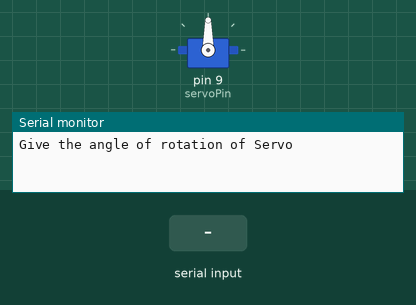
Simulated run of this sketch. Board: Arduino Uno, built with avr-gcc and run on an emulated ATmega328P. Shown: servo, the last lines printed to the serial monitor. The inputs (shaded band) are chosen by the test bench.

Above: at 1.2 s.
1.3 s: "90,45\n" received over Serial
At 1.7 s:
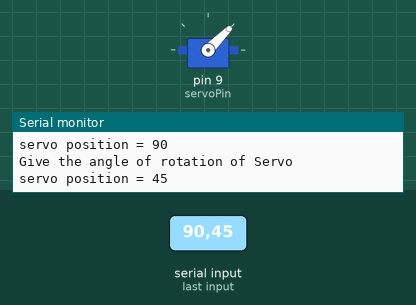
2.8 s: "30,150\n" received over Serial
At 4.0 s:
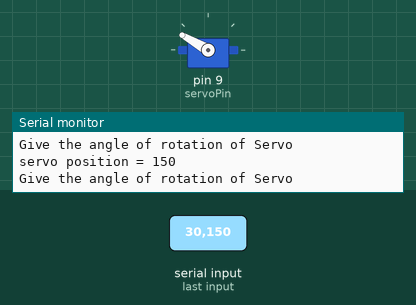
4.3 s: "200\n" received over Serial
At 4.6 s:
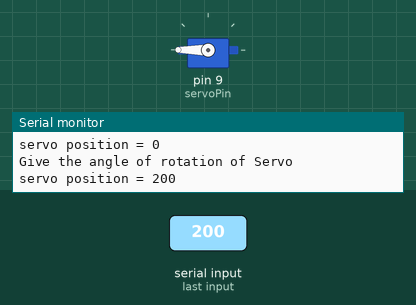
5.8 s: "0\n" received over Serial
At 6.8 s:
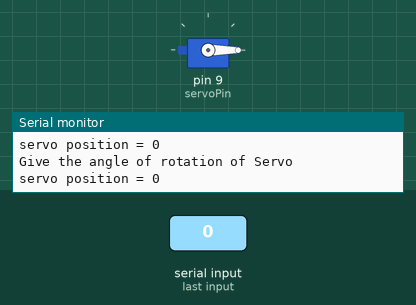
7.3 s: "90\n" received over Serial
At 8.0 s:
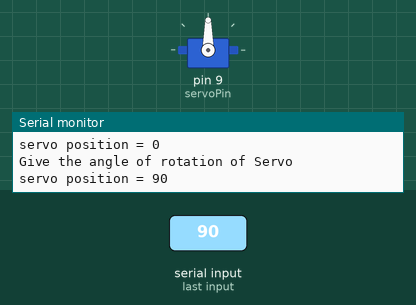
Timing chart, 0 to 9.8 s (numbered marks = the images above; inputs shaded):
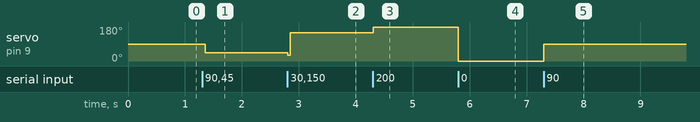

The sketch:

serial_servo_control.ino
```cpp
#include <Servo.h>

int servoPin = 9;
int servoPos = 0;

Servo myMotor;

void setup() {
  Serial.begin(9600);
  myMotor.attach (servoPin);
}

void loop() {

  Serial.println ("Give the angle of rotation of Servo");

  while (Serial.available() ==0) {}
  myMotor.write (servoPos);

  Serial.print ("servo position = ");
  Serial.println (servoPos);

  servoPos = Serial.parseInt();
}
```

Measured:
- after the input at 1.3 s, servo on pin 9 (servoPin): 90° → 45° after 0.05 s
- after the input at 2.8 s, servo on pin 9 (servoPin): 45° → 150° at once
- after the input at 4.3 s, servo on pin 9 (servoPin): 150° → 180° at once
- after the input at 5.8 s, servo on pin 9 (servoPin): 180° → 0° at once
- after the input at 7.3 s, servo on pin 9 (servoPin): 0° → 90° at once
